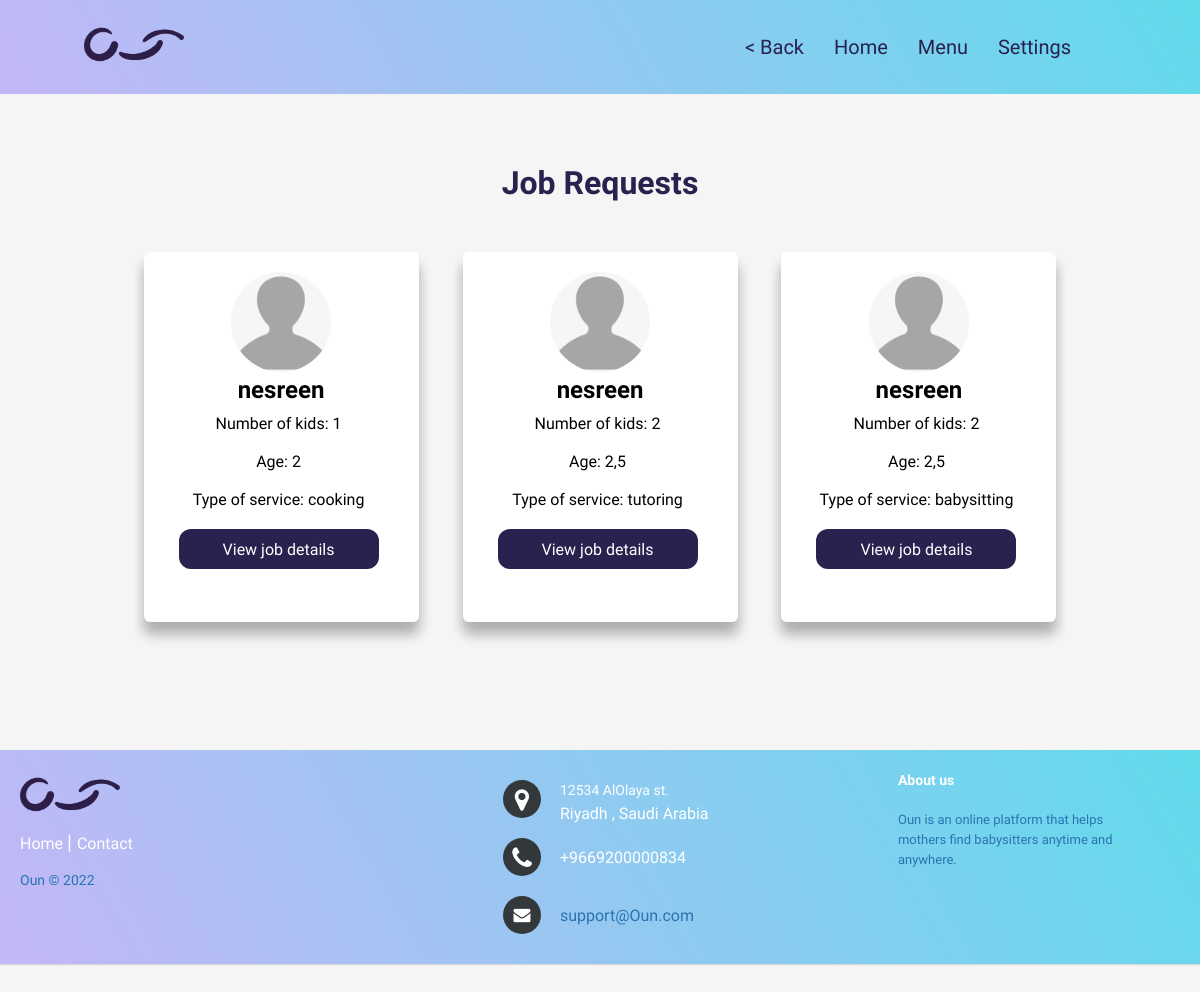
Screenshot of /JobRequest.php (signed in) with the database file from the repository.
### tables this page shows
CREATE TABLE `request` (
  `request_id` int(10) NOT NULL,
  `parent_id` int(11) NOT NULL,
  `numOfKids` int(11) NOT NULL,
  `kid_name` varchar(100) NOT NULL,
  `kid_age` varchar(11) NOT NULL,
  `service_type` varchar(20) NOT NULL,
  `date` date NOT NULL,
  `start_time` time NOT NULL,
  `end_time` time NOT NULL
);

CREATE TABLE `parent` (
  `parent_id` int(10) NOT NULL,
  `parent_image` varchar(500) DEFAULT 'prpic.png',
  `name` varchar(30) DEFAULT NULL,
  `email` varchar(50) NOT NULL,
  `password` varchar(128) NOT NULL,
  `city` varchar(20) DEFAULT NULL,
  `district` varchar(20) DEFAULT NULL,
  `street` varchar(20) DEFAULT NULL,
  `buildingNo` varchar(20) DEFAULT NULL,
  `phoneNo` int(10) DEFAULT NULL
);

### JobRequest.php (the view, shortened to what this page needs)
<?php
include("connection.php");
?>
<!DOCTYPE html>
<html lang="en">
<head>
    <link rel="stylesheet" href="https://cdnjs.cloudflare.com/ajax/libs/font-awesome/4.7.0/css/font-awesome.min.css">
    <link rel="stylesheet" href="styleB.css" >
    <link rel="stylesheet" href="footer.css" >
    <link rel="stylesheet" href="JobRequest.css">
</head>
<body>
<header>
    <a href="#" class="logo"><img src="images/logo.png" alt="logo icon"></a>
    <nav class="navbar">
    <ul>
    <li>    <a onclick="window.history.back()" style="pointer:cursor;"> < Back </a> </li>
    <li><a href="currentBaby.php"> Home </a></li>
    <li> <a href="#"> Menu </a>
    <li> <a href="#"> Settings </a>
    </li>
    </ul>
    </nav>
    </header>
    <footer class="footer-distributed">
        <div class="footer-left">
            <img class="logo" src="images/logo.png" alt="Oun">
            <p class="footer-links">
                <a href="currentBaby.php" class="link-1">Home</a>
                <a href="mailto:support@Ouun.com">Contact</a>
            </p>
            <p class="footer-company-name">Oun © 2022</p>
        </div>
        <div class="footer-center">
            <div>
                <i class="fa fa-map-marker"></i>
                <p><span>12534 AlOlaya st.</span> Riyadh , Saudi Arabia</p>
            </div>
            <div>
                <i class="fa fa-phone"></i>
                <p>+9669200000834</p>
            </div>
            <div>
                <i class="fa fa-envelope"></i>
                <p><a href="mailto:support@Ouun.com">support@Oun.com</a></p>
            </div>
        </div>
        <div class="footer-right">
            <p class="footer-company-about">
                <span>About us</span>
               Oun is an online platform that helps mothers find babysitters anytime and anywhere.
    </p>
        </div>
    </footer>
<h1 class="mytitle"> Job Requests </h1>
<?php
$query = "SELECT *
FROM request
JOIN parent
ON request.parent_id = parent.parent_id
WHERE request_id NOT IN
    (SELECT request_id
     FROM bookings)";
$result = mysqli_query($con , $query);
if( mysqli_num_rows($result) > 0)
{
    foreach( $result as $element )
    {
?>
<div class="container" style = "display: inline-block;;">
  <div class= "card" >
   <?php echo "<img src='images/".$element['parent_image']."' alt='parent profile picture' class =img>" ;?>
    <p class ="name" > <?php echo $element['name']; ?></p>
    <div class="desc">
     <p class="num"> Number of kids: <?php echo $element['numOfKids']; ?> </p>
      <br>
      <p class="age"> Age: <?php echo $element['kid_age']; ?> </p>
      <br>
      <p class="service">Type of service: <?php echo $element['service_type']; ?></p>
    <a href="JobDetails.php?request_id=<?php echo $_GET['request_id']; ?>"><input class="btn" type="get" value="View job details" style = "text-align:center;"></a>
</div>
</div>
<?php
           }   }
else {
    echo "<h2> There are no requests </h2>";
}
?>
</body>
</html>

### styleB.css (style rules this page uses)
body { background: whitesmoke; color:#404040; }
* { padding: 0; margin: 0; font-family: Optima, 'Segoe UI', Tahoma, Geneva, Verdana, sans-serif; }
header { position: fixed; top:0; left:0; right:0; background:Linear-gradient(60deg , rgb(196 , 183, 247) 0% , rgb(97 , 219 , 235) 100%); padding:20px 7%; display: flex; align-items: center; justify-content: space-between; z-index:1000; }
header img { width:100px; height:50px; }
header .navbar ul { list-style:none; padding: 0px 20px; }
header .navbar ul li { position:relative; float:left; padding: 0px 20px 0 0; }
header .navbar ul li a { font-size:20px; padding:5px; color:rgb(41,33,78);; display:block; }
a { text-decoration: none; }

### footer.css (style rules this page uses)
.footer-distributed { background: Linear-gradient(60deg , rgb(196 , 183, 247) 0% , rgb(97 , 219 , 235) 100%); box-shadow: 0 1px 1px 0 rgba(0, 0, 0, 0.12); box-sizing: border-box; width: 100%; text-align: left; padding: 20px 20px; position:relative; top:450px; margin:0; }
.footer-distributed .footer-left, .footer-distributed .footer-center, .footer-distributed .footer-right { display: inline-block; vertical-align: top; }
.footer-distributed .footer-left { width: 40%; }
.footer-distributed .logo { width: 100px; height: 50px; margin: 0; }
.footer-distributed .footer-links { color: #ffffff; margin: 0px 0 12px; padding: 0; }
.footer-distributed .footer-links a { display:inline-block; line-height: 1.8; font-weight:400; text-decoration: none; color: inherit; }
.footer-distributed .footer-company-name { color: rgb(43, 115, 177); font-size: 14px; font-weight: normal; margin: 0; }
.footer-distributed .footer-center { width: 35%; }
.footer-distributed .footer-center i { background-color: #33383b; color: #ffffff; font-size: 25px; width: 38px; height: 38px; border-radius: 50%; text-align: center; line-height: 42px; margin: 10px 15px; vertical-align: middle; }
.footer-distributed .footer-center i.fa-envelope { font-size: 17px; line-height: 38px; }
.footer-distributed .footer-center p { display: inline-block; color: #ffffff; font-weight:400; vertical-align: middle; margin:0; }
.footer-distributed .footer-center p span { display:block; font-weight: normal; font-size:14px; line-height:2; }
.footer-distributed .footer-center p a { color: rgb(43, 115, 177); text-decoration: none;; }
.footer-distributed .footer-links a:before { content: "|"; font-weight:300; font-size: 20px; left: 0; color: #fff; display: inline-block; padding-right: 5px; }
.footer-distributed .footer-links .link-1:before { content: none; }
.footer-distributed .footer-right { width: 20%; }
.footer-distributed .footer-company-about { line-height: 20px; color: rgb(43, 115, 177); font-size: 13px; font-weight: normal; margin: 0; }
.footer-distributed .footer-company-about span { display: block; color: #ffffff; font-size: 14px; font-weight: bold; margin-bottom: 20px; }

### JobRequest.css (style rules this page uses)
body { text-align:center; font-family: monospace; margin-top: -50px; }
.footer-distributed { top: 800px; }
.mytitle { margin-top: 0; text-align: center; color: rgb(41, 33, 78); }
.card { background: white; border-radius: 6px; display: inline-block; height: 370px; width: 275px; margin-top: 50px; box-shadow:0 12px 13px rgba(0,0,0,0.16), 0 12px 13px rgba(0,0,0,0.16); margin-left: 20px; margin-right: 20px; }
.img { border-radius: 100%; margin-top: 20px; width: 100px; height: 100px; }
.name { color: black; font-size: 24px; font-weight: bold; }
.desc { font-size: 16px; margin-left: 35px; margin-right: 30px; color: black; margin-top: 10px; width: 200px; }
.btn { background-color: rgb(41, 33, 78) ; color:#fff; margin-top: 20px; margin-bottom: 40px; border: none; height: 40px; width: 200px; font-size: 16px; border-radius: 12px; align-items: center; }

### rows the page displays
request: parent.parent_image (picture), parent.name "nesreen", numOfKids "1", kid_age "2", service_type "cooking"
request: parent.parent_image (picture), parent.name "nesreen", numOfKids "2", kid_age "2,5", service_type "tutoring"
request: parent.parent_image (picture), parent.name "nesreen", numOfKids "2", kid_age "2,5", service_type "babysitting"
